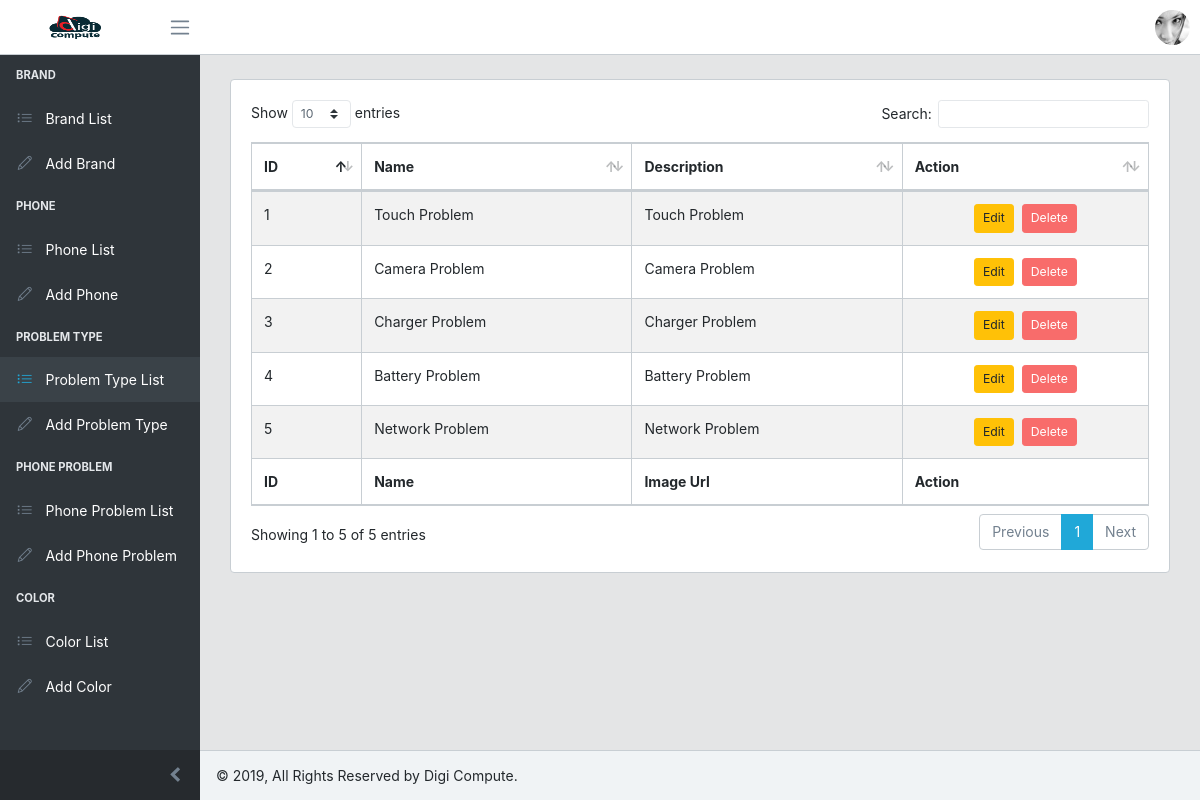
Page /dashboard/problem_types/ (signed in) on the committed database.
### repair/models.py (models this page shows, shortened)
class Problem(models.Model):
    name = models.CharField(max_length=50, unique=True)
    description = models.TextField(null=True, blank=True)

### repair/views.py (the view)
# urls.py: path('dashboard/problem_types/', views.DashboardProblemTypeListView.as_view(), name='dashboard_problem_type_list'),
class DashboardProblemTypeListView(ListView):
    model = Problem
    template_name = 'repair/dashboard_problem_type_list.html'

### repair/templates/repair/dashboard_problem_type_list.html (shortened to what this page needs)
{% extends 'admin_base.html' %}
{% load static %}
{% block content %}
    <div class="card mt-4">
        <div class="card-body">
            <table id="example" class="table table-striped table-bordered" style="width:100%">
        <thead>
            <tr>
                <th>ID</th>
                <th>Name</th>
                <th>Description</th>
                <th>Action</th>
            </tr>
        </thead>
        <tbody>
            {% for problem in object_list %}
            <tr>
                <td>{{ problem.id }}</td>
                <td>{{ problem.name }}</td>
                <td>{{ problem.description }}</td>
                <td class="text-center"><form action="{% url 'repair:problem_type_delete' pk=problem.pk %}" method="POST">{% csrf_token %}<a href="{% url 'repair:problem_type_edit' pk=problem.pk %}" class="btn btn-sm btn-warning mr-2">Edit</a><button class="btn btn-sm btn-danger confirm-delete">Delete</button></form></td>
            </tr>
            {% endfor %}
        </tbody>
        <tfoot>
            <tr>
                <th>ID</th>
                <th>Name</th>
                <th>Image Url</th>
                <th>Action</th>
            </tr>
        </tfoot>
    </table>
        </div>
    </div>
{% endblock %}

### rows in the picture
Problem: id "1", name "Touch Problem", description "Touch Problem"
Problem: id "2", name "Camera Problem", description "Camera Problem"
Problem: id "3", name "Charger Problem", description "Charger Problem"
Problem: id "4", name "Battery Problem", description "Battery Problem"
Problem: id "5", name "Network Problem", description "Network Problem"
